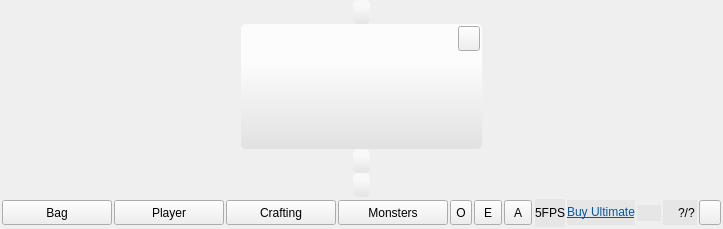
       <widget class="QWidget" name="page_map">
        <layout class="QVBoxLayout" name="verticalLayout_4">
         <property name="spacing">
          <number>0</number>
         </property>
         <property name="leftMargin">
          <number>0</number>
         </property>
         <property name="topMargin">
          <number>0</number>
         </property>
         <property name="rightMargin">
          <number>0</number>
         </property>
         <property name="bottomMargin">
          <number>0</number>
         </property>
         <item>
          <layout class="QHBoxLayout" name="horizontalLayout_16">
           <item>
            <spacer name="horizontalSpacer_13">
             <property name="orientation">
              <enum>Qt::Horizontal</enum>
             </property>
             <property name="sizeHint" stdset="0">
              <size>
               <width>40</width>
               <height>20</height>
              </size>
             </property>
            </spacer>
           </item>
           <item>
            <widget class="QLabel" name="gain">
             <property name="styleSheet">
              <string notr="true">#gain {
background-color: qlineargradient(spread:pad, x1:0, y1:0.3, x2:0, y2:1, stop:0 rgba(255, 255, 255, 150), stop:1 rgba(221, 221, 221, 150));
border-color: rgb(204, 204, 204);
border-radius: 5px;
padding:5px;
color: rgb(0, 0, 0);
}</string>
             </property>
            </widget>
           </item>
           <item>
            <spacer name="horizontalSpacer_14">
             <property name="orientation">
              <enum>Qt::Horizontal</enum>
             </property>
             <property name="sizeHint" stdset="0">
              <size>
               <width>40</width>
               <height>20</height>
              </size>
             </property>
            </spacer>
           </item>
          </layout>
         </item>
         <item>
          <spacer name="verticalSpacer_5">
           <property name="orientation">
            <enum>Qt::Vertical</enum>
           </property>
           <property name="sizeHint" stdset="0">
            <size>
             <width>0</width>
             <height>0</height>
            </size>
           </property>
          </spacer>
         </item>
         <item>
          <layout class="QHBoxLayout" name="horizontalLayout_18">
           <item>
            <spacer name="horizontalSpacer_11">
             <property name="orientation">
              <enum>Qt::Horizontal</enum>
             </property>
             <property name="sizeHint" stdset="0">
              <size>
               <width>40</width>
               <height>20</height>
              </size>
             </property>
            </spacer>
           </item>
           <item>
            <widget class="QFrame" name="IG_dialog">
             <property name="minimumSize">
              <size>
               <width>100</width>
               <height>100</height>
              </size>
             </property>
             <property name="styleSheet">
              <string notr="true">#IG_dialog {
background-color: qlineargradient(spread:pad, x1:0, y1:0.3, x2:0, y2:1, stop:0 rgba(255, 255, 255, 200), stop:1 rgba(221, 221, 221, 200));
border-color: rgb(204, 204, 204);
border-radius: 5px;
}</string>
             </property>
             <layout class="QVBoxLayout" name="verticalLayout_5">
              <property name="spacing">
               <number>2</number>
              </property>
              <property name="leftMargin">
               <number>2</number>
              </property>
              <property name="topMargin">
               <number>2</number>
              </property>
              <property name="rightMargin">
               <number>2</number>
              </property>
              <property name="bottomMargin">
               <number>2</number>
              </property>
              <item>
               <layout class="QHBoxLayout" name="horizontalLayout_19">
                <item>
                 <spacer name="horizontalSpacer_55">
                  <property name="orientation">
                   <enum>Qt::Horizontal</enum>
                  </property>
                  <property name="sizeHint" stdset="0">
                   <size>
                    <width>40</width>
                    <height>20</height>
                   </size>
                  </property>
                 </spacer>
                </item>
                <item>
                 <widget class="QLabel" name="IG_dialog_name">
                  <property name="minimumSize">
                   <size>
                    <width>20</width>
                    <height>0</height>
                   </size>
                  </property>
                  <property name="styleSheet">
                   <string notr="true">padding-left:22px;color: rgb(0, 0, 0);</string>
                  </property>
                 </widget>
                </item>
                <item>
                 <spacer name="horizontalSpacer_17">
                  <property name="orientation">
                   <enum>Qt::Horizontal</enum>
                  </property>
                  <property name="sizeHint" stdset="0">
                   <size>
                    <width>40</width>
                    <height>20</height>
                   </size>
                  </property>
                 </spacer>
                </item>
                <item>
                 <widget class="QToolButton" name="close_IG_dialog">
                  <property name="minimumSize">
                   <size>
                    <width>22</width>
                    <height>25</height>
                   </size>
                  </property>
                  <property name="maximumSize">
                   <size>
                    <width>22</width>
                    <height>25</height>
                   </size>
                  </property>
                  <property name="styleSheet">
                   <string notr="true">QToolButton::hover {
background-position:left center;
}
QToolButton::pressed {
background-position:left bottom;
}
QToolButton { 
background-image: url(:/CC/images/interface/quit.png);
border-image: url(:/CC/images/empty.png);
}</string>
                  </property>
                 </widget>
                </item>
               </layout>
              </item>
              <item>
               <spacer name="verticalSpacer_9">
                <property name="orientation">
                 <enum>Qt::Vertical</enum>
                </property>
                <property name="sizeHint" stdset="0">
                 <size>
                  <width>20</width>
                  <height>40</height>
                 </size>
                </property>
               </spacer>
              </item>
              <item>
               <widget class="QLabel" name="IG_dialog_text">
                <property name="styleSheet">
                 <string notr="true">#IG_dialog_text{color: rgb(0, 0, 0);}</string>
                </property>
                <property name="textFormat">
                 <enum>Qt::RichText</enum>
                </property>
                <property name="wordWrap">
                 <bool>true</bool>
                </property>
               </widget>
              </item>
              <item>
               <spacer name="verticalSpacer_10">
                <property name="orientation">
                 <enum>Qt::Vertical</enum>
                </property>
                <property name="sizeHint" stdset="0">
                 <size>
                  <width>20</width>
                  <height>40</height>
                 </size>
                </property>
               </spacer>
              </item>
             </layout>
            </widget>
           </item>
           <item>
            <spacer name="horizontalSpacer_12">
             <property name="orientation">
              <enum>Qt::Horizontal</enum>
             </property>
             <property name="sizeHint" stdset="0">
              <size>
               <width>40</width>
               <height>20</height>
              </size>
             </property>
            </spacer>
           </item>
          </layout>
         </item>
         <item>
          <spacer name="verticalSpacer_8">
           <property name="orientation">
            <enum>Qt::Vertical</enum>
           </property>
           <property name="sizeHint" stdset="0">
            <size>
             <width>0</width>
             <height>0</height>
            </size>
           </property>
          </spacer>
         </item>
         <item>
          <layout class="QHBoxLayout" name="horizontalLayout_persistant_tip">
           <item>
            <spacer name="horizontalSpacer_18">
             <property name="orientation">
              <enum>Qt::Horizontal</enum>
             </property>
             <property name="sizeHint" stdset="0">
              <size>
               <width>40</width>
               <height>20</height>
              </size>
             </property>
            </spacer>
           </item>
           <item>
            <widget class="QLabel" name="tip">
             <property name="styleSheet">
              <string notr="true">#tip { background-color: qlineargradient(spread:pad, x1:0, y1:0.3, x2:0, y2:1, stop:0 rgba(255, 255, 255, 150), stop:1 rgba(221, 221, 221, 150));
border-color: rgb(204, 204, 204);
border-radius: 5px;
padding:5px;
color: rgb(0, 0, 0);
}</string>
             </property>
            </widget>
           </item>
           <item>
            <spacer name="horizontalSpacer_19">
             <property name="orientation">
              <enum>Qt::Horizontal</enum>
             </property>
             <property name="sizeHint" stdset="0">
              <size>
               <width>40</width>
               <height>20</height>
              </size>
             </property>
            </spacer>
           </item>
          </layout>
         </item>
         <item>
          <layout class="QHBoxLayout" name="horizontalLayout_17">
           <item>
            <spacer name="horizontalSpacer_15">
             <property name="orientation">
              <enum>Qt::Horizontal</enum>
             </property>
             <property name="sizeHint" stdset="0">
              <size>
               <width>40</width>
               <height>20</height>
              </size>
             </property>
            </spacer>
           </item>
           <item>
            <widget class="QLabel" name="persistant_tip">
             <property name="styleSheet">
              <string notr="true">#persistant_tip { background-color: qlineargradient(spread:pad, x1:0, y1:0.3, x2:0, y2:1, stop:0 rgba(255, 255, 255, 150), stop:1 rgba(221, 221, 221, 150));
border-color: rgb(204, 204, 204);
border-radius: 5px;
padding:5px;
color: rgb(0, 0, 0);
}</string>
             </property>
            </widget>
           </item>
           <item>
            <spacer name="horizontalSpacer_16">
             <property name="orientation">
              <enum>Qt::Horizontal</enum>
             </property>
             <property name="sizeHint" stdset="0">
              <size>
               <width>40</width>
               <height>20</height>
              </size>
             </property>
            </spacer>
           </item>
          </layout>
         </item>
         <item>
          <widget class="QFrame" name="frame_main_display_bottom">
           <property name="minimumSize">
            <size>
             <width>0</width>
             <height>32</height>
            </size>
           </property>
           <property name="maximumSize">
            <size>
             <width>16777215</width>
             <height>32</height>
            </size>
           </property>
           <property name="styleSheet">
            <string notr="true">#frame_main_display_bottom{background-image: url(:/CC/images/interface/baroption.png);}</string>
           </property>
           <layout class="QHBoxLayout" name="horizontalLayout_64">
            <property name="spacing">
             <number>0</number>
            </property>
            <property name="leftMargin">
             <number>0</number>
            </property>
            <property name="topMargin">
             <number>0</number>
            </property>
            <property name="rightMargin">
             <number>0</number>
            </property>
            <property name="bottomMargin">
             <number>0</number>
            </property>
            <item>
             <layout class="QHBoxLayout" name="horizontalLayout_10">
              <property name="spacing">
               <number>2</number>
              </property>
              <property name="leftMargin">
               <number>2</number>
              </property>
              <property name="topMargin">
               <number>2</number>
              </property>
              <property name="rightMargin">
               <number>2</number>
              </property>
              <property name="bottomMargin">
               <number>2</number>
              </property>
              <item>
               <widget class="QPushButton" name="pushButton_interface_bag">
                <property name="minimumSize">
                 <size>
                  <width>110</width>
                  <height>25</height>
                 </size>
                </property>
                <property name="maximumSize">
                 <size>
                  <width>110</width>
                  <height>25</height>
                 </size>
                </property>
                <property name="text">
                 <string>Bag</string>
                </property>
               </widget>
              </item>
              <item>
               <widget class="QPushButton" name="pushButton_interface_trainer">
                <property name="minimumSize">
                 <size>
                  <width>110</width>
                  <height>25</height>
                 </size>
                </property>
                <property name="maximumSize">
                 <size>
                  <width>110</width>
                  <height>25</height>
                 </size>
                </property>
                <property name="text">
                 <string>Player</string>
                </property>
               </widget>
              </item>
              <item>
               <widget class="QPushButton" name="pushButton_interface_crafting">
                <property name="minimumSize">
                 <size>
                  <width>110</width>
                  <height>25</height>
                 </size>
                </property>
                <property name="maximumSize">
                 <size>
                  <width>110</width>
                  <height>25</height>
                 </size>
                </property>
                <property name="text">
                 <string>Crafting</string>
                </property>
               </widget>
              </item>
              <item>
               <widget class="QPushButton" name="pushButton_interface_monsters">
                <property name="minimumSize">
                 <size>
                  <width>110</width>
                  <height>25</height>
                 </size>
                </property>
                <property name="maximumSize">
                 <size>
                  <width>110</width>
                  <height>25</height>
                 </size>
                </property>
                <property name="text">
                 <string>Monsters</string>
                </property>
               </widget>
              </item>
              <item>
               <widget class="QToolButton" name="toolButtonOptions">
                <property name="minimumSize">
                 <size>
                  <width>22</width>
                  <height>25</height>
                 </size>
                </property>
                <property name="maximumSize">
                 <size>
                  <width>22</width>
                  <height>25</height>
                 </size>
                </property>
                <property name="toolTip">
                 <string>Options</string>
                </property>
                <property name="text">
                 <string>O</string>
                </property>
               </widget>
              </item>
              <item>
               <widget class="QToolButton" name="toolButtonEncyclopedia">
                <property name="minimumSize">
                 <size>
                  <width>28</width>
                  <height>25</height>
                 </size>
                </property>
                <property name="maximumSize">
                 <size>
                  <width>28</width>
                  <height>25</height>
                 </size>
                </property>
                <property name="toolTip">
                 <string>Encyclopedia</string>
                </property>
                <property name="text">
                 <string>E</string>
                </property>
               </widget>
              </item>
              <item>
               <widget class="QToolButton" name="toolButtonAdmin">
                <property name="minimumSize">
                 <size>
                  <width>28</width>
                  <height>25</height>
                 </size>
                </property>
                <property name="maximumSize">
                 <size>
                  <width>28</width>
                  <height>25</height>
                 </size>
                </property>
                <property name="toolTip">
                 <string>Admin</string>
                </property>
                <property name="text">
                 <string>A</string>
                </property>
               </widget>
              </item>
              <item>
               <spacer name="horizontalSpacer_main_display_tools">
                <property name="orientation">
                 <enum>Qt::Horizontal</enum>
                </property>
                <property name="sizeHint" stdset="0">
                 <size>
                  <width>1</width>
                  <height>20</height>
                 </size>
                </property>
               </spacer>
              </item>
              <item>
               <widget class="QLabel" name="FPS">
                <property name="styleSheet">
                 <string notr="true">background-color: rgb(230, 230, 230);</string>
                </property>
                <property name="text">
                 <string>5FPS</string>
                </property>
               </widget>
              </item>
              <item>
               <widget class="QLabel" name="label_ultimate">
                <property name="sizePolicy">
                 <sizepolicy hsizetype="Minimum" vsizetype="Minimum">
                  <horstretch>0</horstretch>
                  <verstretch>0</verstretch>
                 </sizepolicy>
                </property>
                <property name="minimumSize">
                 <size>
                  <width>0</width>
                  <height>25</height>
                 </size>
                </property>
                <property name="maximumSize">
                 <size>
                  <width>16777215</width>
                  <height>25</height>
                 </size>
                </property>
                <property name="styleSheet">
                 <string notr="true">background-color: rgb(230, 230, 230);</string>
                </property>
                <property name="text">
                 <string>&lt;html&gt;&lt;head/&gt;&lt;body&gt;&lt;p&gt;&lt;a href=&quot;https://shop.first-world.info/en/&quot;&gt;&lt;span style=&quot; text-decoration: underline; color:#0057ae;&quot;&gt;Buy Ultimate&lt;/span&gt;&lt;/a&gt;&lt;/p&gt;&lt;/body&gt;&lt;/html&gt;</string>
                </property>
                <property name="openExternalLinks">
                 <bool>true</bool>
                </property>
               </widget>
              </item>
              <item>
               <widget class="QLabel" name="labelSlow">
                <property name="minimumSize">
                 <size>
                  <width>24</width>
                  <height>16</height>
                 </size>
                </property>
                <property name="maximumSize">
                 <size>
                  <width>24</width>
                  <height>16</height>
                 </size>
                </property>
                <property name="styleSheet">
                 <string notr="true">background-color: rgb(230, 230, 230);</string>
                </property>
                <property name="pixmap">
                 <pixmap resource="../../resources/client-resources.qrc">:/CC/images/multi/slow.png</pixmap>
                </property>
               </widget>
              </item>
              <item>
               <widget class="QFrame" name="frame_main_display_interface_player">
                <property name="minimumSize">
                 <size>
                  <width>25</width>
                  <height>25</height>
                 </size>
                </property>
                <property name="maximumSize">
                 <size>
                  <width>16777215</width>
                  <height>25</height>
                 </size>
                </property>
                <property name="styleSheet">
                 <string notr="true">background-color: rgb(230, 230, 230);</string>
                </property>
                <layout class="QHBoxLayout" name="horizontalLayout_11">
                 <property name="leftMargin">
                  <number>2</number>
                 </property>
                 <property name="topMargin">
                  <number>0</number>
                 </property>
                 <property name="rightMargin">
                  <number>2</number>
                 </property>
                 <property name="bottomMargin">
                  <number>0</number>
                 </property>
                 <item>
                  <widget class="QLabel" name="label_interface_player_img">
                   <property name="minimumSize">
                    <size>
                     <width>0</width>
                     <height>23</height>
                    </size>
                   </property>
                   <property name="maximumSize">
                    <size>
                     <width>16777215</width>
                     <height>23</height>
                    </size>
                   </property>
                   <property name="styleSheet">
                    <string notr="true">border: 0px;
background-image: url(:/CC/images/empty.png);</string>
                   </property>
                   <property name="pixmap">
                    <pixmap resource="../../resources/client-resources.qrc">:/CC/images/interface/player.png</pixmap>
                   </property>
                  </widget>
                 </item>
                 <item>
                  <widget class="QLabel" name="label_interface_number_of_player">
                   <property name="styleSheet">
                    <string notr="true">border: 0px;
background-image: url(:/CC/images/empty.png);
color: rgb(0, 0, 0);</string>
                   </property>
                   <property name="text">
                    <string notr="true">?/?</string>
                   </property>
                  </widget>
                 </item>
                </layout>
               </widget>
              </item>
              <item>
               <widget class="QToolButton" name="toolButton_interface_quit">
                <property name="minimumSize">
                 <size>
                  <width>22</width>
                  <height>25</height>
                 </size>
                </property>
                <property name="maximumSize">
                 <size>
                  <width>22</width>
                  <height>25</height>
                 </size>
                </property>
                <property name="toolTip">
                 <string>Quit</string>
                </property>
                <property name="styleSheet">
                 <string notr="true">QToolButton::hover {
background-position:left center;
}
QToolButton::pressed {
background-position:left bottom;
}
QToolButton { 
background-image: url(:/CC/images/interface/quit.png);
border-image: url(:/CC/images/empty.png);
}</string>
                </property>
               </widget>
              </item>
             </layout>
            </item>
           </layout>
          </widget>
         </item>
        </layout>
       </widget>
